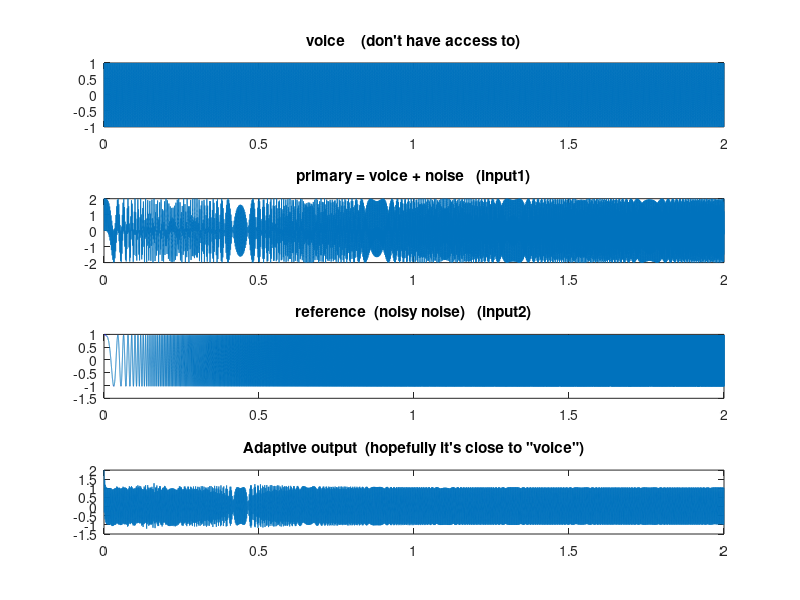

Here is the MATLAB script that generated this plot:
% noise cancellation
% from https://www.clear.rice.edu/elec301/Projects00/site/code.html
clear
close all

order=2;

size=2;                         %time duration of inputs
fs=44100;                                %digital sampling frequency
t=[0:1/fs:size];
N=fs*size;                      %size of inputs
f1=440;                                %frequency of voice
f2=500;                                %frequency of noise

voice=cos(2*pi*f1*t);
subplot(4,1,1)
plot(t,voice);
title('voice    (don''t have access to)')
audiowrite('voice.wav', voice, fs);

noise=cos(2*pi*f2*t.^2);                       %frequency sweep noise
%noise=.1*(rand(1,length(voice))-.5);            %white noise
primary=voice+noise;
subplot(4,1,2)
plot(t,primary)
title('primary = voice + noise   (input1)')
audiowrite('primary.wav', primary, fs);

ref=noise+.25*(rand-0.5);                       %noisy noise
subplot(4,1,3)
plot(t,ref)
title('reference  (noisy noise)   (input2)');
audiowrite('reference.wav', ref, fs);

w=zeros(order,1);
mu=.006;
for i=1:N-order
   buffer = ref(i:i+order-1);                   %current 32 points of reference
   desired(i) = primary(i)-buffer*w;            %dot product reference and coeffs
   w=w+(buffer.*mu*desired(i)/norm(buffer))';   %update coeffs
end

subplot(4,1,4)
plot(t(order+1:N),desired)
title('Adaptive output  (hopefully it''s close to "voice")')

audiowrite('desired.wav', desired, fs);